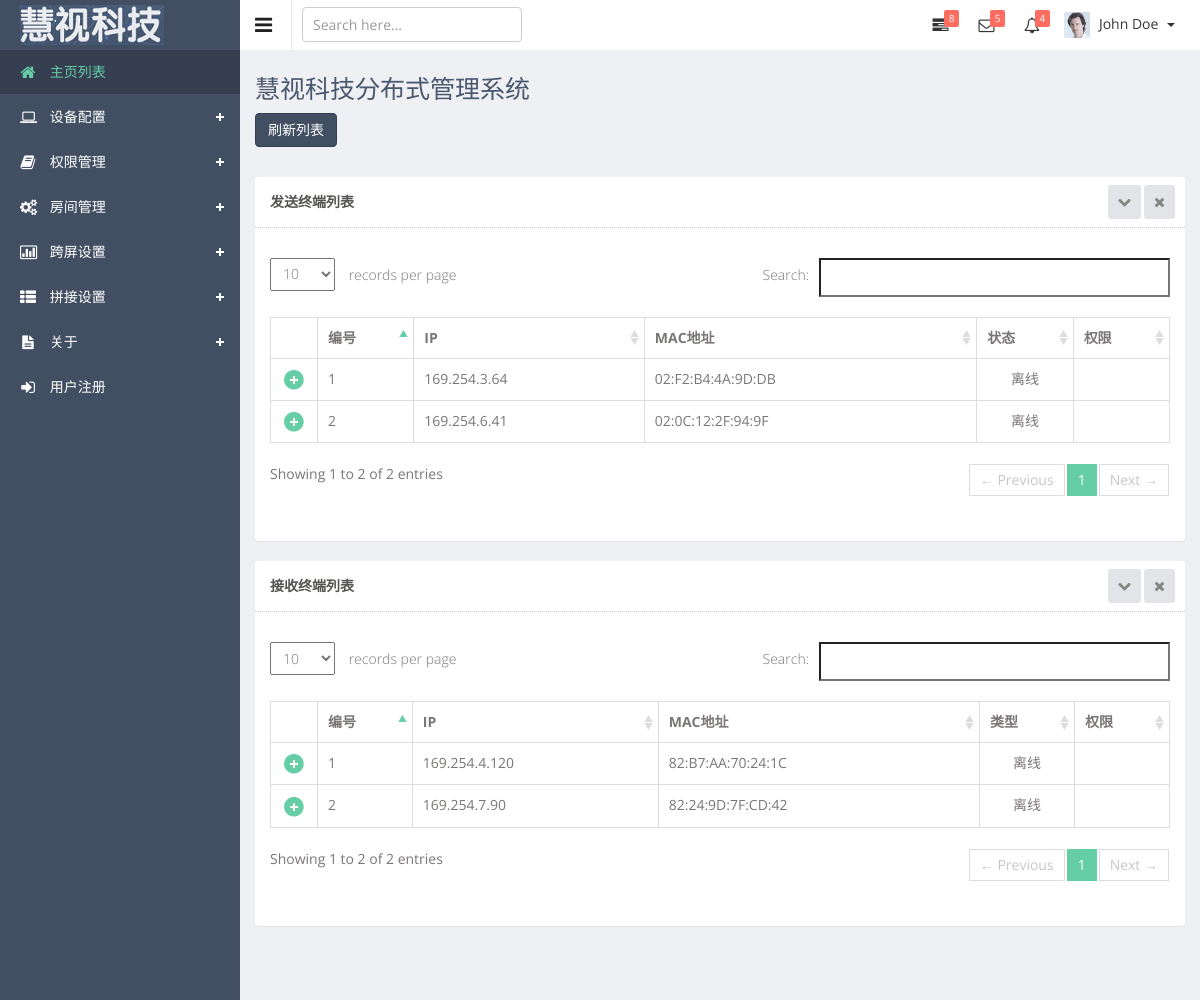
The page / on the database its author committed.
### dev_manage/models.py (models this page shows, shortened)
class NodeInfo(models.Model):
    node_Num = models.CharField(max_length=50)
    node_IP = models.CharField(max_length=50)
    node_MAC = models.CharField(max_length=50)
    node_Status = models.CharField(max_length=50)
    node_Power = models.CharField(max_length=50)
    node_Type = models.CharField(max_length=50)

### dev_manage/views.py (the view, shortened to what this page needs)
# urls.py: path('',dev_manage_views.index,name='index'),
def index(request):
    node_list = NodeInfo.objects.all()
    if os.access("../RxNode_InfoFile.txt", os.F_OK):
        for node in node_list:
            node.node_Status = "离线"
            node.save()
    else:  #当存储接收端的文件不存在时更新离线状态的同时，将Rx设备信息写入文件 RxNode_InfoFile.txt 中
        for node in node_list:
            node.node_Status = "离线"
            if node.node_Type == 'Client':
                with open("../RxNode_InfoFile.txt", "a") as rf:
                    rf.write("Num_" + node.node_Num + "  MAC = " + node.node_MAC + "\n")
            node.save()
    post_list = NodeInfo.objects.all()
    return render(request,'index.html',{'post_list':post_list})

### templates/index.html (shortened to what this page needs)
{% extends "base.html" %}
{% block CSS_Link %}
    <link href="js/advanced-datatable/css/demo_page.css" rel="stylesheet" />
    <link href="js/advanced-datatable/css/demo_table.css" rel="stylesheet" />
    <link rel="stylesheet" href="js/data-tables/DT_bootstrap.css" />
{% endblock %}
{% block main-content %}
        <div class="header-section">
        <a class="toggle-btn"><i class="fa fa-bars"></i></a>
        <form class="searchform" action="index.html" method="post">
            <input type="text" class="form-control" name="keyword" placeholder="Search here..." />
        </form>
        <div class="menu-right">
            <ul class="notification-menu">
                <li>
                    <a href="#" class="btn btn-default dropdown-toggle info-number" data-toggle="dropdown">
                        <i class="fa fa-tasks"></i>
                        <span class="badge">8</span>
                    </a>
                </li>
                <li>
                    <a href="#" class="btn btn-default dropdown-toggle info-number" data-toggle="dropdown">
                        <i class="fa fa-envelope-o"></i>
                        <span class="badge">5</span>
                    </a>
                </li>
                <li>
                    <a href="#" class="btn btn-default dropdown-toggle info-number" data-toggle="dropdown">
                        <i class="fa fa-bell-o"></i>
                        <span class="badge">4</span>
                    </a>
                </li>
                <li>
                    <a href="#" class="btn btn-default dropdown-toggle" data-toggle="dropdown">
                        <img src="images/photos/user-avatar.png" alt="" />
                        John Doe
                        <span class="caret"></span>
                    </a>
                </li>
            </ul>
        </div>
        </div>
        <div class="page-heading">
            <h3>
                慧视科技分布式管理系统
            </h3>
            <button class="btn btn-primary" type="button" id="table_refresh">刷新列表</button>
        </div>
        <div class="wrapper">
        <div class="row">
        <div class="col-sm-12">
        <section class="panel">
        <header class="panel-heading">
            发送终端列表
            <span class="tools pull-right">
                <a href="javascript:;" class="fa fa-chevron-down"></a>
                <a href="javascript:;" class="fa fa-times"></a>
             </span>
        </header>
        <div class="panel-body">
        <div class="adv-table">
        <table class="display table table-bordered" id="hidden-table-info1">
        <thead>
        <tr>
            <th>编号</th>
            <th>IP</th>
            <th class="hidden-phone">MAC地址</th>
            <th class="hidden-phone">状态</th>
            <th class="hidden-phone">权限</th>
        </tr>
        </thead>
        <tbody>
        {% for post in post_list %}
            {% if post.node_Type == 'Host' %}
                <tr class="gradeC">
                    <td>{{post.node_Num}}</td>
                    <td>{{post.node_IP}}</td>
                    <td class="hidden-phone"> {{post.node_MAC}} </td>
                    <td class="center hidden-phone"> {{post.node_Status}} </td>
                    <td class="center hidden-phone">{{post.node_Power}}</td>
                </tr>
            {% endif %}
        {% endfor %}
        </tbody>
        </table>
        </div>
        </div>
        </section>
        </div>
        </div>
        <div class="row">
        <div class="col-sm-12">
        <section class="panel">
        <header class="panel-heading">
            接收终端列表
            <span class="tools pull-right">
                <a href="javascript:;" class="fa fa-chevron-down"></a>
                <a href="javascript:;" class="fa fa-times"></a>
             </span>
        </header>
        <div class="panel-body">
        <div class="adv-table">
        <table class="display table table-bordered" id="hidden-table-info2">
        <thead>
        <tr>
            <th>编号</th>
            <th>IP</th>
            <th class="hidden-phone">MAC地址</th>
            <th class="hidden-phone">类型</th>
            <th class="hidden-phone">权限</th>
        </tr>
        </thead>
        <tbody>
        {% for post in post_list %}
            {% if post.node_Type == 'Client' %}
                <tr class="gradeC">
                    <td>{{post.node_Num}}</td>
                    <td>{{post.node_IP}}</td>
                    <td class="hidden-phone"> {{post.node_MAC}} </td>
                    <td class="center hidden-phone"> {{post.node_Status}} </td>
                    <td class="center hidden-phone">{{post.node_Power}}</td>
                </tr>
            {% endif %}
        {% endfor %}
        </tbody>
        </table>
        </div>
        </div>
        </section>
        </div>
        </div>
        </div>
{% endblock %}

### templates/base.html (shortened to what this page needs)
<!DOCTYPE html>
<html lang="en">
<head>
  <link href="js/iCheck/skins/minimal/minimal.css" rel="stylesheet">
  <link href="js/iCheck/skins/square/square.css" rel="stylesheet">
  <link href="js/iCheck/skins/square/red.css" rel="stylesheet">
  <link href="js/iCheck/skins/square/blue.css" rel="stylesheet">
  <link href="css/clndr.css" rel="stylesheet">
  <link rel="stylesheet" href="js/morris-chart/morris.css">
  {% block CSS_Link %}
  {% endblock %}
  <link href="css/style.css" rel="stylesheet">
  <link href="css/style-responsive.css" rel="stylesheet">
</head>
<body class="sticky-header">
<section>
    <div class="left-side sticky-left-side">
        <div class="logo">
            <a href="index.html"><img src="images/logo.png" alt=""></a>
        </div>
        <div class="left-side-inner">
            <ul class="nav nav-pills nav-stacked custom-nav">
                <li class="active"><a href="index.html"><i class="fa fa-home"></i> <span>主页列表</span></a></li>
                <li class="menu-list"><a href=""><i class="fa fa-laptop"></i> <span>设备配置</span></a>
                </li>
                <li class="menu-list"><a href=""><i class="fa fa-book"></i> <span>权限管理</span></a>
                </li>
                <li class="menu-list"><a href=""><i class="fa fa-cogs"></i> <span>房间管理</span></a>
                </li>
                <li class="menu-list"><a href=""><i class="fa fa-bar-chart-o"></i> <span>跨屏设置</span></a>
                </li>
                <li class="menu-list"><a href="#"><i class="fa fa-th-list"></i> <span>拼接设置</span></a>
                </li>
                <li class="menu-list"><a href=""><i class="fa fa-file-text"></i> <span>关于</span></a>
                </li>
                <li><a href="login.html"><i class="fa fa-sign-in"></i> <span>用户注册</span></a></li>
            </ul>
        </div>
    </div>
    <div class="main-content" >
        {% block main-content %}
        {% endblock %}
    </div>
</section>
</body>
</html>

### dev_manage/template_static/js/advanced-datatable/css/demo_table.css (style rules this page uses)
table.display { margin: 0 auto; clear: both; width: 100%; }
table.display thead th { padding: 3px 18px 3px 10px; border-bottom: 1px solid black; font-weight: bold; cursor: pointer; * cursor: hand; }
table.display td { padding: 3px 10px; }
table.display td.center { text-align: center; }
.sorting_asc { background: url('../images/sort_asc.png') no-repeat center right; }
.sorting { background: url('../images/sort_both.png') no-repeat center right; }
table.display tr.odd.gradeC { background-color: #ddddff; }
table.display tr.even.gradeC { background-color: #eeeeff; }
tr.odd { background-color: #E2E4FF; }
tr.even { background-color: white; }
tr.odd td.sorting_1 { background-color: #D3D6FF; }
tr.even td.sorting_1 { background-color: #EAEBFF; }
tr.odd.gradeC td.sorting_1 { background-color: #c4c4ff; }
tr.even.gradeC td.sorting_1 { background-color: #d5d5ff; }
table.display tr.gradeC { background-color: #ddddff; }

### rows shown on the page
NodeInfo: node_Num "1", node_IP "169.254.3.64", node_MAC "02:F2:B4:4A:9D:DB", node_Status "离线"
NodeInfo: node_Num "2", node_IP "169.254.6.41", node_MAC "02:0C:12:2F:94:9F", node_Status "离线"
NodeInfo: node_Num "1", node_IP "169.254.4.120", node_MAC "82:B7:AA:70:24:1C", node_Status "离线"
NodeInfo: node_Num "2", node_IP "169.254.7.90", node_MAC "82:24:9D:7F:CD:42", node_Status "离线"
